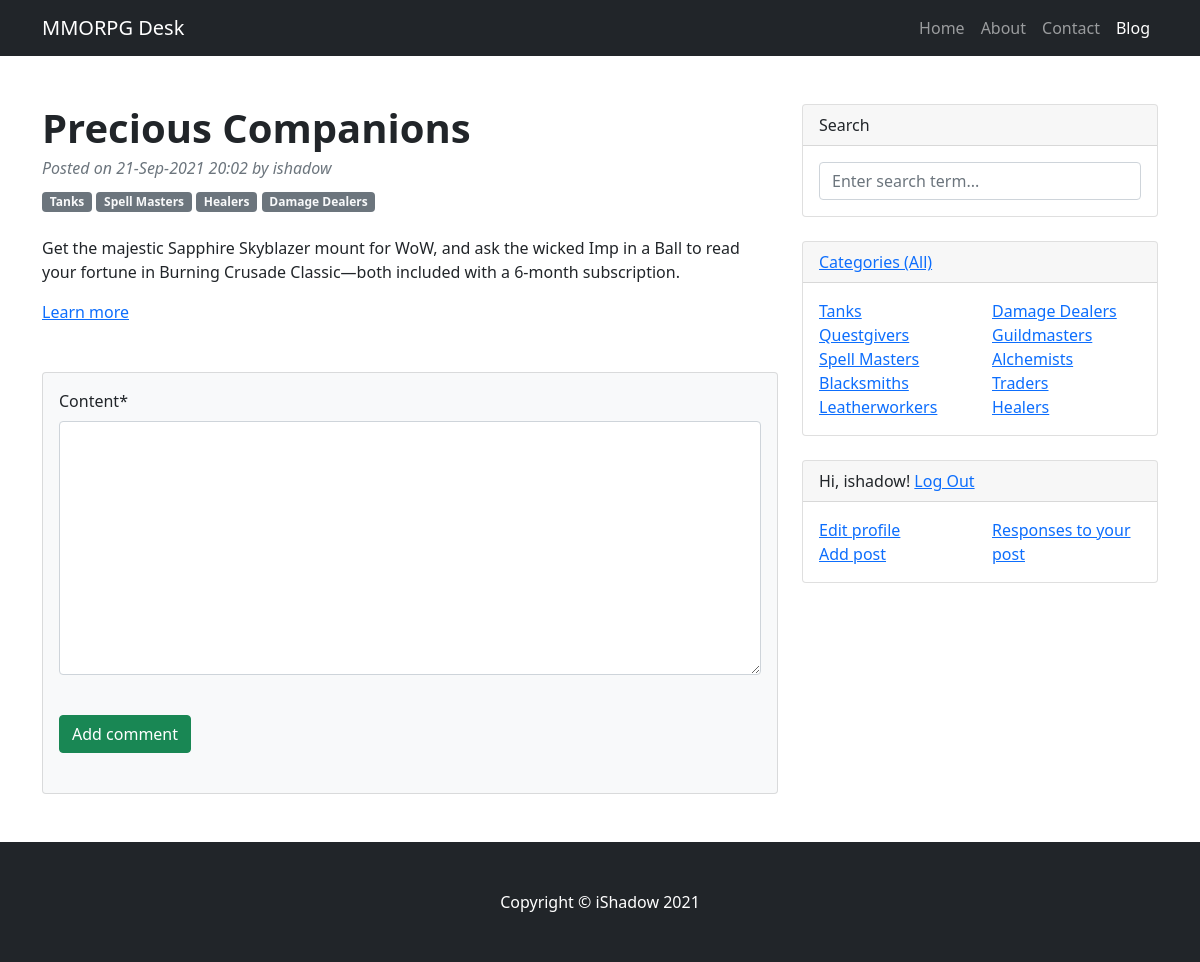
The app's page /posts/comment_create/2 (signed in) with its own data.
### BB/models.py (models this page shows, shortened)
class Post(models.Model):
    author = models.ForeignKey(CustomUser, on_delete=models.CASCADE)
    category = models.ManyToManyField(Category, through='PostCategory')
    title = models.CharField(max_length=255)
    date_posted = models.DateTimeField(auto_now_add=True)
    content = RichTextField()
    rating = models.IntegerField(default=0)

class Category(models.Model):
    name = models.CharField(max_length=255, unique=True)

### accounts/models.py (models this page shows)
class CustomUser(AbstractUser):
    need_mailing_news = models.BooleanField(default=False)

### BB/views.py (the view, shortened to what this page needs)
# urls.py: path('comment_create/<int:pk>', CommentCreateView.as_view(), name='comment_create'),
class CommentCreateView(LoginRequiredMixin, CreateView):
    model = Comment
    template_name = 'BB/comment_create.html'
    context_object_name = 'comment'
    form_class = CommentFormCreate
    success_url = reverse_lazy('post_list')
    def get_context_data(self, **kwargs):
        context = super().get_context_data(**kwargs)
        id_post = self.kwargs.get('pk')
        context['post'] = Post.objects.get(pk=id_post)
        i = 0
        list_fh = []
        list_sh = []
        for cat in Category.objects.all():
            i += 1
            if i <= len(Category.objects.all()) / 2:
                list_fh.append(cat)
            else:
                list_sh.append(cat)
        context['categories'] = Category.objects.all()
        context['cat_fh'] = list_fh
        context['cat_sh'] = list_sh
        return context

### BB/forms.py
class CommentFormCreate(forms.ModelForm):
    content = forms.CharField(widget=Textarea)
    class Meta:
        model = Comment
        fields = ['content']
        labels = {'content': 'Comment:'}
    def __init__(self, *args, **kwargs):
        super(CommentFormCreate, self).__init__(*args, **kwargs)
        self.helper = FormHelper()
        self.helper.form_method = 'post'
        self.helper.layout = Layout(
            Row(
                Field('content', css_class='form-control'),
            ),
            HTML('<br>'),
        )
        self.helper.add_input(Submit('submit', 'Add comment', css_class='btn btn-success'))

### templates/BB/comment_create.html (shortened to what this page needs)
{% extends 'flatpages/default.html' %}
{% load crispy_forms_tags %}
{% load account %}
{% load static %}
{% block content %}
    <article>
        <header class="mb-4">
            <h1 class="fw-bolder mb-1">{{ post.title }}</h1>
            {% if post.author == current_user %}
                <div class="text-muted fst-italic mb-2">Posted on {{ post.date_posted|date:'d-M-Y' }} {{ post.date_posted|time:"H:i" }} by {{ post.author }} <a href="{% url 'post_edit' post.pk %}">+ Edit Blog Post</a>|<a href="{% url 'post_delete' post.pk %}">+ Delete Blog Post</a></div>
            {% else %}
                <div class="text-muted fst-italic mb-2">Posted on {{ post.date_posted|date:'d-M-Y' }} {{ post.date_posted|time:"H:i" }} by {{ post.author }}</div>
            {% endif %}
            {% for c in post.category.all %}
                <a class="badge bg-secondary text-decoration-none link-light" href="{% url 'category_detail' c.id %}">{{ c.name }}</a>
            {% endfor %}
        </header>
        <section class="mb-5">
            {{ post.content|safe }}
        </section>
    </article>
    <section class="mb-5">
        <div class="card bg-light">
            <div class="card-body">
                <form class="mb-4" method="POST">
                    {% crispy form %}
                </form>
            </div>
        </div>
    </section>
{% endblock content %}
{% block cat-widget %}
    {% if cat_fh or cat_sh %}
        <div class="col-sm-6">
            <ul class="list-unstyled mb-0">
                {% for category in cat_fh %}
                    <li><a href="{% url 'category_detail' category.id %}">{{ category.name }}</a></li>
                {% endfor %}
            </ul>
        </div>
        <div class="col-sm-6">
            <ul class="list-unstyled mb-0">
                {% for category in cat_sh %}
                    <li><a href="{% url 'category_detail' category.id %}">{{ category.name }}</a></li>
                {% endfor %}
            </ul>
        </div>
    {% else %}
        <h4>Categories not found</h4>
    {% endif %}
{% endblock cat-widget %}
{% block search %}
    <form class="input-group " action="{% url 'search_comments_results' %}" method="get">
        <input name="q" class="form-control" type="text" placeholder="Enter search term..." aria-label="Enter search term..." aria-describedby="button-search" />
    </form>
{% endblock search %}

### templates/flatpages/default.html (shortened to what this page needs)
{% load static %}
{% load i18n %}
<!DOCTYPE html>
<html lang="en">
    <head>
        <link href="{% static 'vendor/bootstrap/css/styles.css' %}" rel="stylesheet" />
    </head>
    <body>
        <nav class="navbar navbar-expand-lg navbar-dark bg-dark">
            <div class="container">
                <a class="navbar-brand" href="/home">MMORPG Desk</a>
                <div class="collapse navbar-collapse" id="navbarSupportedContent">
                    <ul class="navbar-nav ms-auto mb-2 mb-lg-0">
                        <li class="nav-item"><a class="nav-link" href="{% url 'home' %}">Home</a></li>
                        <li class="nav-item"><a class="nav-link" href="{% url 'about' %}">About</a></li>
                        <li class="nav-item"><a class="nav-link" href="{% url 'contacts' %}">Contact</a></li>
                        <li class="nav-item"><a class="nav-link active" aria-current="page" href="/posts">Blog</a></li>
                    </ul>
                </div>
            </div>
        </nav>
        <div class="container mt-5">
            <div class="row">
                <div class="col-lg-8">
                   {% block content %}{% endblock content %}
                </div>
                <div class="col-lg-4">
                    <div class="card mb-4">
                        <div class="card-header">Search</div>
                        <div class="card-body">
                            {% block search %}{% endblock search %}
                        </div>
                    </div>
                    <div class="card mb-4">
                        <div class="card-header"><a href="{% url 'post_list' %}">Categories (All)</a></div>
                        <div class="card-body">
                            <div class="row">
                                {% block cat-widget %}
                                {% endblock cat-widget %}
                            </div>
                        </div>
                    </div>
                    <div class="card mb-4">
                        <div class="card-header">
                            {% if user.is_authenticated %}
                                Hi, {{ user.username }}! <a href="{% url 'account_logout' %}">Log Out</a>
                            {% else %}
                                <a href="{% url 'account_login' %}">Log In</a> or <a href="{% url 'account_signup' %}">Registration</a>
                            {% endif %}
                        </div>
                        {% if user.is_authenticated %}
                            <div class="card-body">
                                <div class="row">
                                    <div class="col-sm-6">
                                        <ul class="list-unstyled mb-0">
                                            <li><a href="{% url 'signin' %}">Edit profile</a></li>
                                            <li><a href="{% url 'post_create' %}">Add post</a></li>
                                        </ul>
                                    </div>
                                    <div class="col-sm-6">
                                        <ul class="list-unstyled mb-0">
                                            <li><a href="{% url 'comment_list' %}">Responses to your post</a></li>
                                        </ul>
                                    </div>
                                </div>
                            </div>
                        {% else %}
                            <div class="card-body">To fully work with the blog, log in!</div>
                        {% endif %}
                    </div>
                </div>
            </div>
        </div>
        <footer class="py-5 bg-dark">
            <div class="container"><p class="m-0 text-center text-white">Copyright &copy; iShadow 2021</p></div>
        </footer>
    </body>
</html>

### records on screen
Post: title "Precious Companions", date_posted "21-Sep-2021", date_posted "20:02", author "ishadow", content "Get the majestic Sapphire Skyblazer mount for WoW, and ask the wicked Imp in a Ball to read your fortune in Burning Crusade Classic—both included with a 6-month subscription. Learn more"
Category: name "Tanks"
Category: name "Spell Masters"
Category: name "Healers"
Category: name "Damage Dealers"
Category: name "Questgivers"
Category: name "Blacksmiths"
Category: name "Leatherworkers"
Category: name "Guildmasters"
Category: name "Alchemists"
Category: name "Traders"
CustomUser: username "ishadow"
